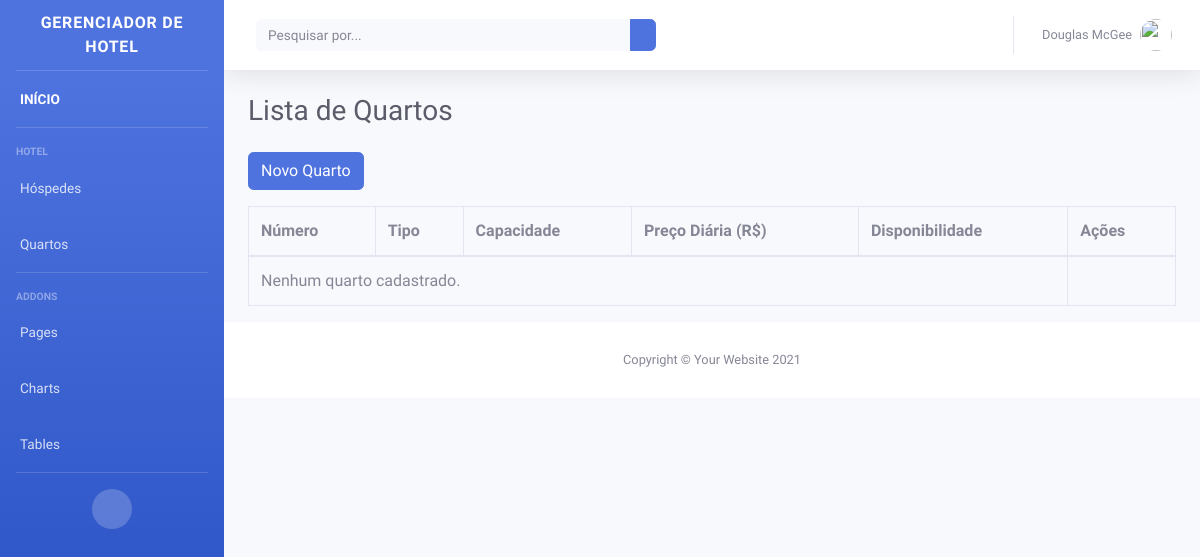
Page /quartos on the earlier database version.
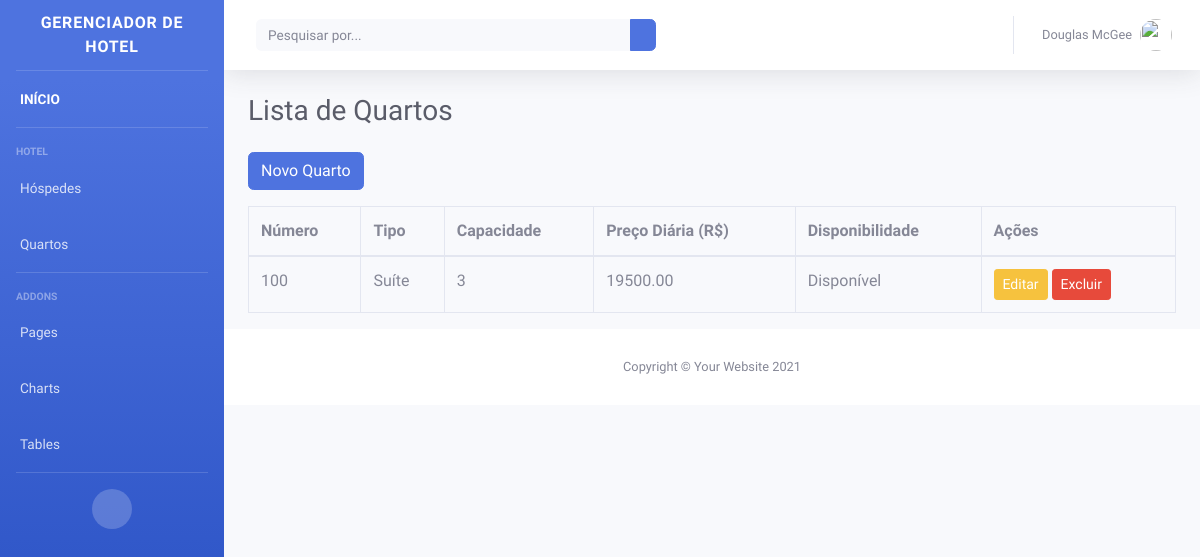
Same page on the later database version.
### quartos/models.py (models this page shows, shortened)
class Quarto(models.Model):
    numero = models.IntegerField(unique=True)
    tipo = models.CharField(max_length=50)
    capacidade = models.IntegerField()
    disponibilidade = models.BooleanField(default=True)
    preco_diaria = models.DecimalField(max_digits=8, decimal_places=2)

### quartos/views.py (the view)
# urls.py: path('quartos', views.listar_quartos, name='listar_quartos'),
def listar_quartos(request):
    quartos = Quarto.objects.all()
    return render(request, 'quartos/listar.html', {'quartos': quartos})

### templates/quartos/listar.html
{% extends 'base.html' %}
{% block content %}
<div class="container-fluid">
  <h1 class="h3 mb-4 text-gray-800">Lista de Quartos</h1>
  <a href="{% url 'cadastrar_quarto' %}" class="btn btn-primary mb-3">Novo Quarto</a>
  <table class="table table-bordered">
    <thead>
      <tr>
        <th>Número</th>
        <th>Tipo</th>
        <th>Capacidade</th>
        <th>Preço Diária (R$)</th>
        <th>Disponibilidade</th>
        <th>Ações</th>
      </tr>
    </thead>
    <tbody>
      {% for quarto in quartos %}
      <tr>
        <td>{{ quarto.numero }}</td>
        <td>{{ quarto.tipo }}</td>
        <td>{{ quarto.capacidade }}</td>
        <td>{{ quarto.preco_diaria }}</td>
          {% if quarto.disponibilidade %}
            <td>Disponível</td>
          {% else %}
            <td>Indisponível</td>
          {% endif %}
        <td>
          <a href="{% url 'editar_quarto' quarto.id %}" class="btn btn-warning btn-sm">Editar</a>
          <a href="{% url 'deletar_quarto' quarto.id %}" class="btn btn-danger btn-sm">Excluir</a>
        </td>
      </tr>
      {% empty %}
      <tr>
        <td colspan="5">Nenhum quarto cadastrado.</td>
      </tr>
      {% endfor %}
    </tbody>
  </table>
</div>
{% endblock %}

### templates/base.html (shortened to what this page needs)
<!DOCTYPE html>
<html lang="en">
{% load static %}
<head>
    <link href="vendor/fontawesome-free/css/all.min.css' %}" rel="stylesheet" type="text/css">
    <link href="{% static 'css/sb-admin-2.min.css' %}" rel="stylesheet">
</head>
<body id="page-top">
    <div id="wrapper">
        <ul class="navbar-nav bg-gradient-primary sidebar sidebar-dark accordion" id="accordionSidebar">
            <a class="sidebar-brand d-flex align-items-center justify-content-center" href="index.html">
                <div class="sidebar-brand-text mx-3">Gerenciador de HOTEL</div>
            </a>
            <hr class="sidebar-divider my-0">
            <li class="nav-item active">
                <a class="nav-link" href="{% url 'listar_tudo' %}">
                    <span>INÍCIO</span></a>
            </li>
            <hr class="sidebar-divider">
            <div class="sidebar-heading">
                Hotel
            </div>
            <li class="nav-item">
                <a class="nav-link collapsed" href="#" data-toggle="collapse" data-target="#collapseTwo"
                    aria-expanded="true" aria-controls="collapseTwo">
                    <span>Hóspedes</span>
                </a>
            </li>
            <li class="nav-item">
                <a class="nav-link collapsed" href="#" data-toggle="collapse" data-target="#collapseUtilities"
                    aria-expanded="true" aria-controls="collapseUtilities">
                    <span>Quartos</span>
                </a>
            </li>
            <hr class="sidebar-divider">
            <div class="sidebar-heading">
                Addons
            </div>
            <li class="nav-item">
                <a class="nav-link collapsed" href="#" data-toggle="collapse" data-target="#collapsePages"
                    aria-expanded="true" aria-controls="collapsePages">
                    <span>Pages</span>
                </a>
            </li>
            <li class="nav-item">
                <a class="nav-link" href="charts.html">
                    <span>Charts</span></a>
            </li>
            <li class="nav-item">
                <a class="nav-link" href="tables.html">
                    <span>Tables</span></a>
            </li>
            <hr class="sidebar-divider d-none d-md-block">
            <div class="text-center d-none d-md-inline">
                <button class="rounded-circle border-0" id="sidebarToggle"></button>
            </div>
        </ul>
        <div id="content-wrapper" class="d-flex flex-column">
            <div id="content">
                <nav class="navbar navbar-expand navbar-light bg-white topbar mb-4 static-top shadow">
                    <form
                        class="d-none d-sm-inline-block form-inline mr-auto ml-md-3 my-2 my-md-0 mw-100 navbar-search">
                        <div class="input-group">
                            <input type="text" class="form-control bg-light border-0 small" placeholder="Pesquisar por..."
                                aria-label="Search" aria-describedby="basic-addon2">
                            <div class="input-group-append">
                                <button class="btn btn-primary" type="button">
                                </button>
                            </div>
                        </div>
                    </form>
                    <ul class="navbar-nav ml-auto">
                        <li class="nav-item dropdown no-arrow">
                            <a class="nav-link dropdown-toggle" href="#" id="userDropdown" role="button"
                                data-toggle="dropdown" aria-haspopup="true" aria-expanded="false">
                                <span class="mr-2 d-none d-lg-inline text-gray-600 small">Douglas McGee</span>
                                <img class="img-profile rounded-circle"
                                    src="{% static 'img/undraw_profile.svg' %}">
                            </a>
                        </li>
                    </ul>
                </nav>
                {% block content %}{% endblock %}
            <footer class="sticky-footer bg-white">
                <div class="container my-auto">
                    <div class="copyright text-center my-auto">
                        <span>Copyright &copy; Your Website 2021</span>
                    </div>
                </div>
            </footer>
        </div>
    </div>
</body>
</html>

Differences in the rows shown:
added Quarto: numero "100", tipo "Suíte", capacidade "3", preco_diaria "19500.00", disponibilidade "Disponível"
Other differences:
text no longer shown: "Nenhum quarto cadastrado."
